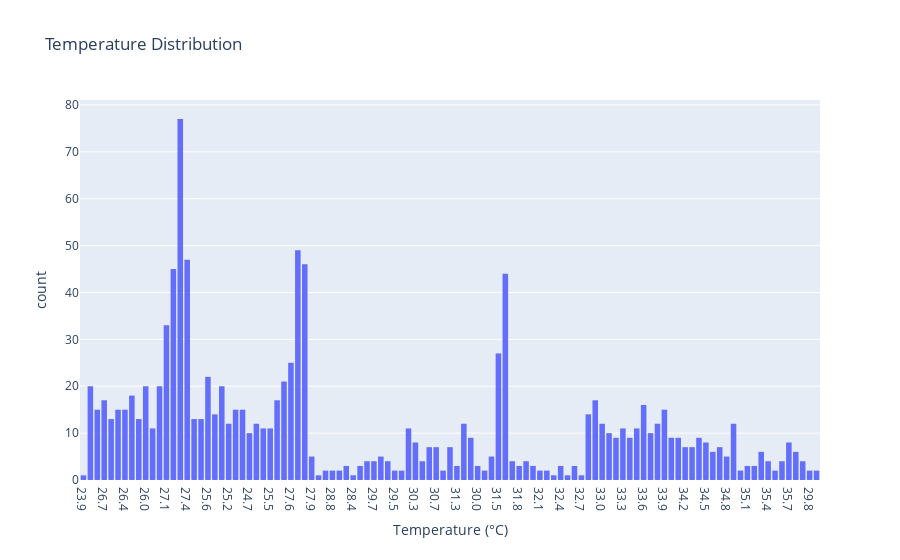
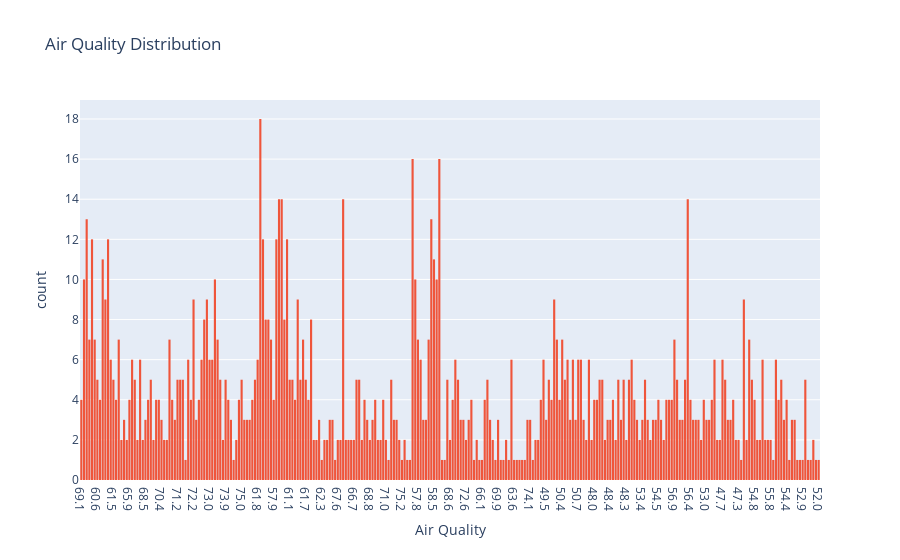
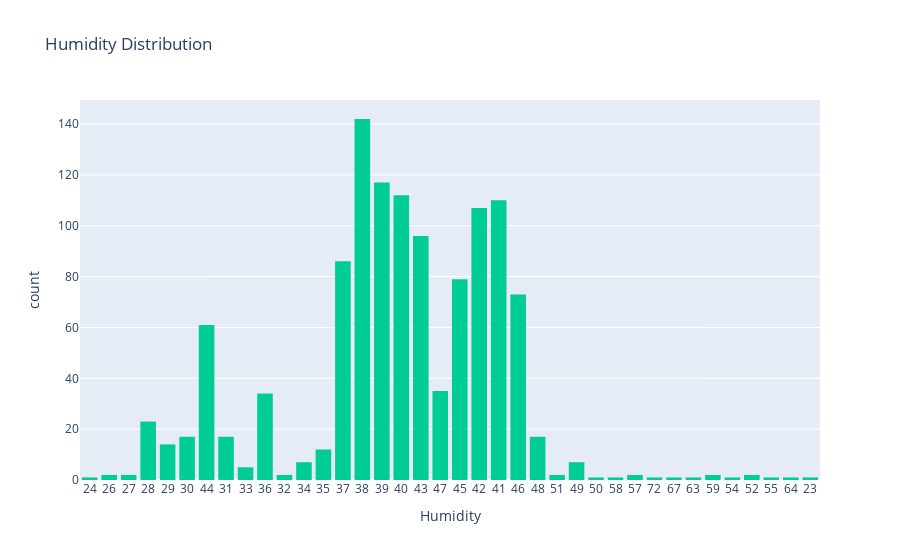

Notebook code for these charts, in order:
### Code cell
import plotly.express as px

# Define custom color sequences
temperature_color = ['#636EFA']  # Blue color for temperature
air_quality_color = ['#EF553B']  # Red color for air quality
humidity_color = ['#00CC96']  # Green color for humidity

# Temperature Distribution
fig_temp = px.histogram(df, x='Temperature (°C)', nbins=20, title='Temperature Distribution',
                        color_discrete_sequence=temperature_color)
fig_temp.show()

# Air Quality Distribution
fig_air_quality = px.histogram(df, x='Air Quality', nbins=20, title='Air Quality Distribution',
                               color_discrete_sequence=air_quality_color)
fig_air_quality.show()

# Humidity Distribution
fig_humidity = px.histogram(df, x='Humidity', nbins=20, title='Humidity Distribution',
                            color_discrete_sequence=humidity_color)
fig_humidity.show()

### Figure 1 — Plotly figure (JSON) as saved in the notebook; plotly's stock layout.template omitted (floating-point values rounded to 4 significant figures; data arrays with more than 128 entries replaced by an {"elided": "..."} marker saying what was removed)
{"data": [{"alignmentgroup": "True", "bingroup": "x", "hovertemplate": "Temperature (°C)=%{x}<br>count=%{y}<extra></extra>", "legendgroup": "", "marker": {"color": "#636EFA", "pattern": {"shape": ""}}, "name": "", "nbinsx": 20, "offsetgroup": "", "orientation": "v", "showlegend": false, "type": "histogram", "x": {"elided": "1195 str values"}, "xaxis": "x", "yaxis": "y"}], "layout": {"barmode": "relative", "legend": {"tracegroupgap": 0}, "title": {"text": "Temperature Distribution"}, "xaxis": {"anchor": "y", "domain": [0, 1], "title": {"text": "Temperature (°C)"}}, "yaxis": {"anchor": "x", "domain": [0, 1], "title": {"text": "count"}}}}

### Figure 2 — Plotly figure (JSON) as saved in the notebook; plotly's stock layout.template omitted (floating-point values rounded to 4 significant figures; data arrays with more than 128 entries replaced by an {"elided": "..."} marker saying what was removed)
{"data": [{"alignmentgroup": "True", "bingroup": "x", "hovertemplate": "Air Quality=%{x}<br>count=%{y}<extra></extra>", "legendgroup": "", "marker": {"color": "#EF553B", "pattern": {"shape": ""}}, "name": "", "nbinsx": 20, "offsetgroup": "", "orientation": "v", "showlegend": false, "type": "histogram", "x": {"elided": "1195 str values"}, "xaxis": "x", "yaxis": "y"}], "layout": {"barmode": "relative", "legend": {"tracegroupgap": 0}, "title": {"text": "Air Quality Distribution"}, "xaxis": {"anchor": "y", "domain": [0, 1], "title": {"text": "Air Quality"}}, "yaxis": {"anchor": "x", "domain": [0, 1], "title": {"text": "count"}}}}

### Figure 3 — Plotly figure (JSON) as saved in the notebook; plotly's stock layout.template omitted (floating-point values rounded to 4 significant figures; data arrays with more than 128 entries replaced by an {"elided": "..."} marker saying what was removed)
{"data": [{"alignmentgroup": "True", "bingroup": "x", "hovertemplate": "Humidity=%{x}<br>count=%{y}<extra></extra>", "legendgroup": "", "marker": {"color": "#00CC96", "pattern": {"shape": ""}}, "name": "", "nbinsx": 20, "offsetgroup": "", "orientation": "v", "showlegend": false, "type": "histogram", "x": {"elided": "1195 str values"}, "xaxis": "x", "yaxis": "y"}], "layout": {"barmode": "relative", "legend": {"tracegroupgap": 0}, "title": {"text": "Humidity Distribution"}, "xaxis": {"anchor": "y", "domain": [0, 1], "title": {"text": "Humidity"}}, "yaxis": {"anchor": "x", "domain": [0, 1], "title": {"text": "count"}}}}
